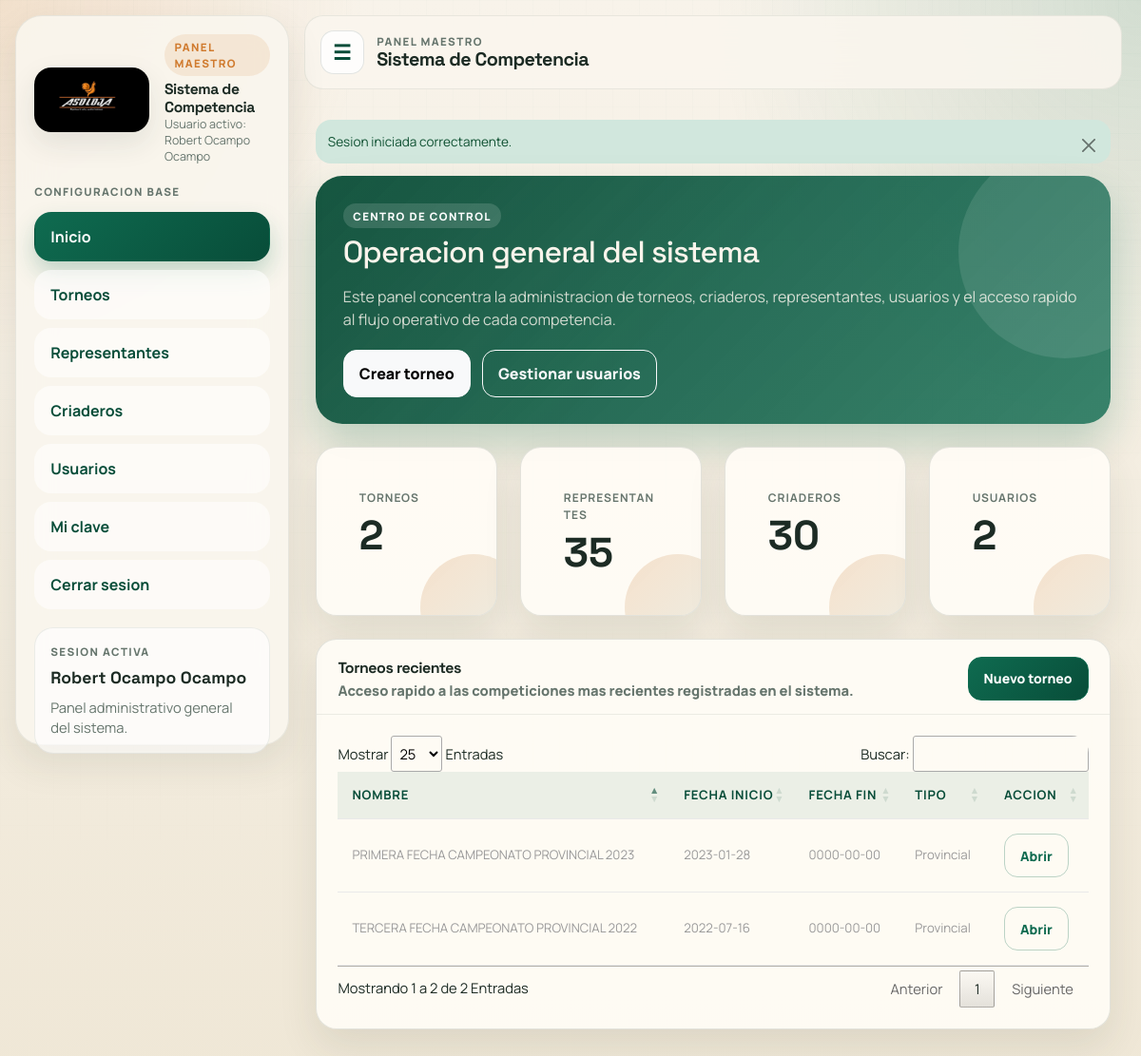
The page /admin/ (signed in) on the database its author committed.
### tables this page shows
CREATE TABLE `torneos` (
  `ID` int(11) NOT NULL,
  `nombre` varchar(255) NOT NULL,
  `fecha_inicio` date NOT NULL,
  `fecha_fin` date NOT NULL,
  `tipoTorneo` varchar(255) NOT NULL,
  `estado` varchar(20) NOT NULL DEFAULT 'abierto',
  `fecha_cierre_real` datetime DEFAULT NULL
);

### admin/index.php (the view, shortened to what this page needs)
<?php
require_once __DIR__ . '/includes/app.php';
require_once __DIR__ . '/bd.php';
$totales = [
    'torneos' => 0,
    'representantes' => 0,
    'criaderos' => 0,
    'usuarios' => 0,
];
foreach ($totales as $tabla => $valor) {
    $mapa = [
        'torneos' => 'torneos',
        'representantes' => 'representante',
        'criaderos' => 'familias',
        'usuarios' => 'usuarios',
    ];
    $consulta = $conexion->query('SELECT COUNT(*) FROM ' . $mapa[$tabla]);
    $totales[$tabla] = (int) $consulta->fetchColumn();
}
$torneos = $conexion->query('SELECT ID, nombre, fecha_inicio, fecha_fin, tipoTorneo FROM torneos ORDER BY fecha_inicio DESC, ID DESC LIMIT 6')->fetchAll();
include __DIR__ . '/templates/header.php';
?>
<section class="dashboard-hero mb-4">
    <span class="app-kicker" style="background: rgba(255,255,255,.14); color: #fff;">Centro de control</span>
    <h2 class="page-title mb-3">Operacion general del sistema</h2>
    <p>Este panel concentra la administracion de torneos, criaderos, representantes, usuarios y el acceso rapido al flujo operativo de cada competencia.</p>
    <div class="hero-actions">
        <a class="btn btn-light" href="<?php echo e(admin_url('secciones/torneos/crear.php')); ?>">Crear torneo</a>
        <a class="btn btn-outline-light" href="<?php echo e(admin_url('secciones/usuarios/')); ?>">Gestionar usuarios</a>
    </div>
</section>
<div class="row g-4 mb-4">
    <div class="col-md-3">
        <div class="card stat-card h-100">
            <div class="card-body">
                <div class="stat-label">Torneos</div>
                <div class="stat-value"><?php echo e((string) $totales['torneos']); ?></div>
            </div>
        </div>
    </div>
    <div class="col-md-3">
        <div class="card stat-card h-100">
            <div class="card-body">
                <div class="stat-label">Representantes</div>
                <div class="stat-value"><?php echo e((string) $totales['representantes']); ?></div>
            </div>
        </div>
    </div>
    <div class="col-md-3">
        <div class="card stat-card h-100">
            <div class="card-body">
                <div class="stat-label">Criaderos</div>
                <div class="stat-value"><?php echo e((string) $totales['criaderos']); ?></div>
            </div>
        </div>
    </div>
    <div class="col-md-3">
        <div class="card stat-card h-100">
            <div class="card-body">
                <div class="stat-label">Usuarios</div>
                <div class="stat-value"><?php echo e((string) $totales['usuarios']); ?></div>
            </div>
        </div>
    </div>
</div>
<div class="card">
    <div class="card-header panel-toolbar">
        <div>
            <div class="panel-title">Torneos recientes</div>
            <div class="panel-note">Acceso rapido a las competiciones mas recientes registradas en el sistema.</div>
        </div>
        <a class="btn btn-primary btn-sm" href="<?php echo e(admin_url('secciones/torneos/crear.php')); ?>">Nuevo torneo</a>
    </div>
    <div class="card-body">
        <div class="table-responsive">
            <table class="table align-middle" id="tabla_id">
                <thead class="table-light">
                    <tr>
                        <th>Nombre</th>
                        <th>Fecha inicio</th>
                        <th>Fecha fin</th>
                        <th>Tipo</th>
                        <th>Accion</th>
                    </tr>
                </thead>
                <tbody>
                    <?php foreach ($torneos as $torneo): ?>
                        <tr>
                            <td><?php echo e($torneo['nombre']); ?></td>
                            <td><?php echo e($torneo['fecha_inicio']); ?></td>
                            <td><?php echo e($torneo['fecha_fin']); ?></td>
                            <td><?php echo e($torneo['tipoTorneo']); ?></td>
                            <td>
                                <a class="btn btn-outline-primary btn-sm" href="<?php echo e(admin_url('secciones/torneos/dashboard.php')); ?>?nombreTorneo=<?php echo urlencode($torneo['nombre']); ?>&torneoId=<?php echo urlencode((string) $torneo['ID']); ?>">Abrir</a>
                            </td>
                        </tr>
                    <?php endforeach; ?>
                </tbody>
            </table>
        </div>
    </div>
</div>
<?php include __DIR__ . '/templates/footer.php'; ?>

### css/estilo.css (style rules this page uses)
.table { width: 100%; }

### css/style.css (style rules this page uses)
h4, h5, h6, h1, h2, h3 { margin: 0; }
p { margin: 0; }
html, body { font-family: 'Roboto', sans-serif; font-size: 100%; overflow-x: hidden; background: url(../images/bg.jpg) no-repeat 0px 0px; background-size:cover; }
body a { transition: 0.5s all ease; -webkit-transition: 0.5s all ease; -moz-transition: 0.5s all ease; -o-transition: 0.5s all ease; -ms-transition: 0.5s all ease; text-decoration:none; }
h1,h2,h3,h4,h5,h6 { margin:0; }
p { margin:0; }
.table>thead>tr>th { border-bottom: 1px solid #e1ab91 ! important; }
.table>tbody>tr>td, .table>tbody>tr>th, .table>tfoot>tr>td, .table>tfoot>tr>th, .table>thead>tr>td, .table>thead>tr>th { border-bottom: 1px solid #e9e9e9 ! important; }
.table > thead > tr > th, .table > tbody > tr > th, .table > tfoot > tr > th, .table > thead > tr > td, .table > tbody > tr > td, .table > tfoot > tr > td { border-top: none !important; }
.table td, .table>tbody>tr>td, .table>tbody>tr>th, .table>tfoot>tr>td, .table>tfoot>tr>th, .table>thead>tr>td, .table>thead>tr>th { padding: 15px!important; }
.table > thead > tr > th, .table > tbody > tr > th, .table > tfoot > tr > th, .table > thead > tr > td, .table > tbody > tr > td, .table > tfoot > tr > td { font-size: 0.9em; color: #999; border-top: none !important; }

### rows shown on the page
torneos: nombre "PRIMERA FECHA CAMPEONATO PROVINCIAL 2023", fecha_inicio "2023-01-28", fecha_fin "0000-00-00", tipoTorneo "Provincial"
torneos: nombre "TERCERA FECHA CAMPEONATO PROVINCIAL 2022", fecha_inicio "2022-07-16", fecha_fin "0000-00-00", tipoTorneo "Provincial"

### other values the page prints
$_SESSION['nombre'] "Robert Ocampo Ocampo"
$flash['message'] "Sesion iniciada correctamente."
$totales['torneos'] "2"
$totales['representantes'] "35"
$totales['criaderos'] "30"
$totales['usuarios'] "2"
